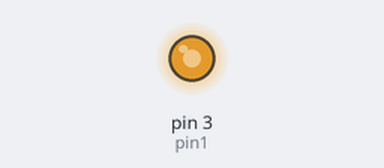
A sketch run on a simulated Arduino Uno, built with avr-gcc and run on an emulated ATmega328P. Parts: output pins drawn as LEDs (lit = HIGH).

Above: at 0.1 s.
Timing chart, 0 to 1.6 s (numbered marks = the images above):
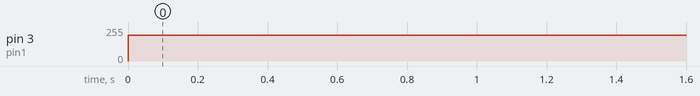

The sketch:

escritura_analogica.ino
```cpp
int pin1 = 3;
int brillo1 = 192;

int del = 500;

void setup() {
  pinMode(pin1,OUTPUT);

}

void loop() {
  analogWrite(pin1,brillo1);
  delay(del);


}
```

Measured:
- by itself, pin 3 (pin1): 0/255 → 192/255 at 0.00 s
